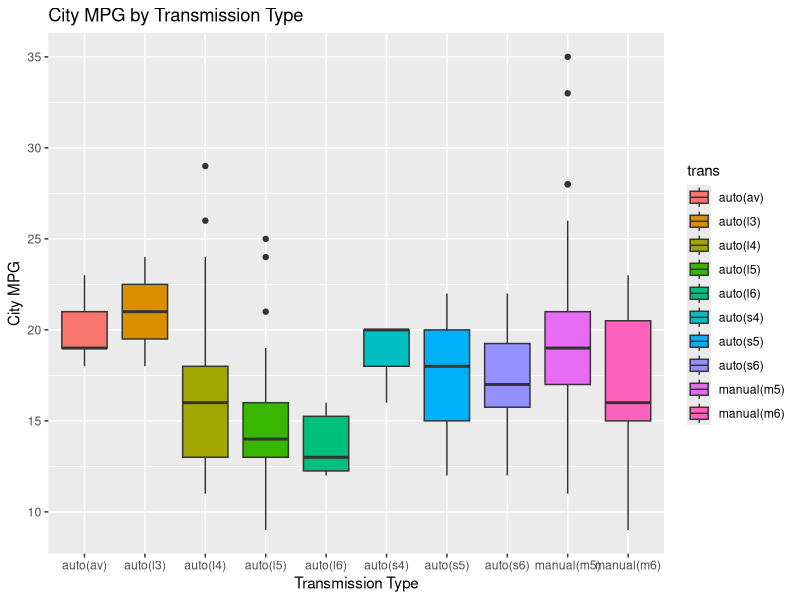
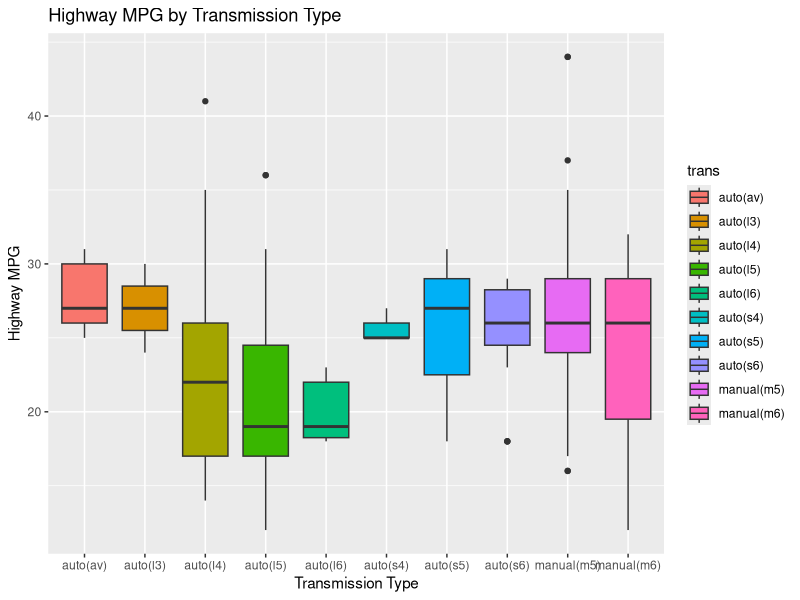
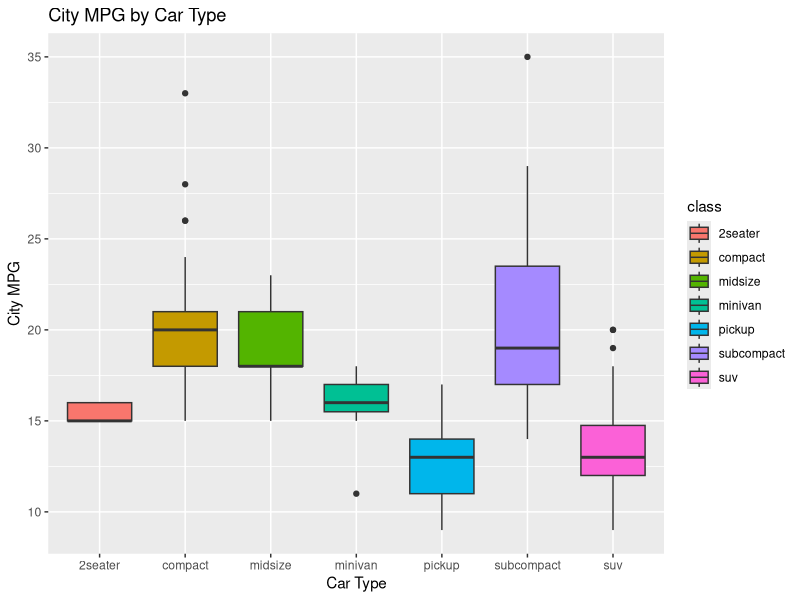
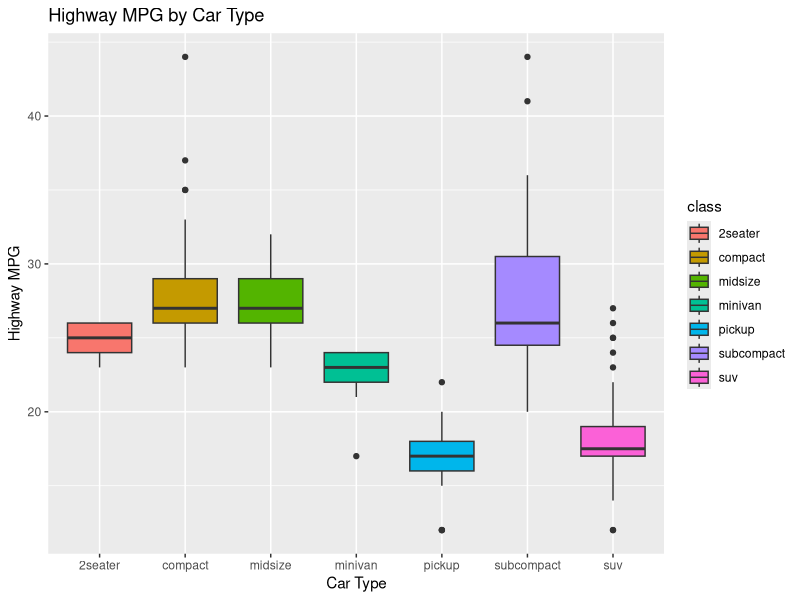

Reproduce these figures in R, in order.
# Kayla Bracall
# Homework 2

library('ggplot2')

?mpg
?qplot

mpg

# find city mpg of manual vs automatic transmissions
qplot(trans, cty, data = mpg, geom = "boxplot", fill = trans, 
      main = "City MPG by Transmission Type", ylab = "City MPG", 
      xlab = "Transmission Type")

# find highway mpg of manual vs automatic transmissions
qplot(trans, hwy, data = mpg, geom = "boxplot", fill = trans,
      main = "Highway MPG by Transmission Type", ylab = "Highway MPG", 
      xlab = "Transmission Type")

# find mpg by year
#qplot(year, cty, data = mpg)

# find city mpg by model
#qplot(model, cty, data = mpg)

# find city mpg by car type
qplot(class, cty, data = mpg, geom = "boxplot", fill = class, 
      main = "City MPG by Car Type", ylab = "City MPG", xlab = "Car Type")

# find highway mpg by car type
qplot(class, hwy, data = mpg, geom = "boxplot", fill = class, 
      main = "Highway MPG by Car Type", ylab = "Highway MPG", xlab = "Car Type")



